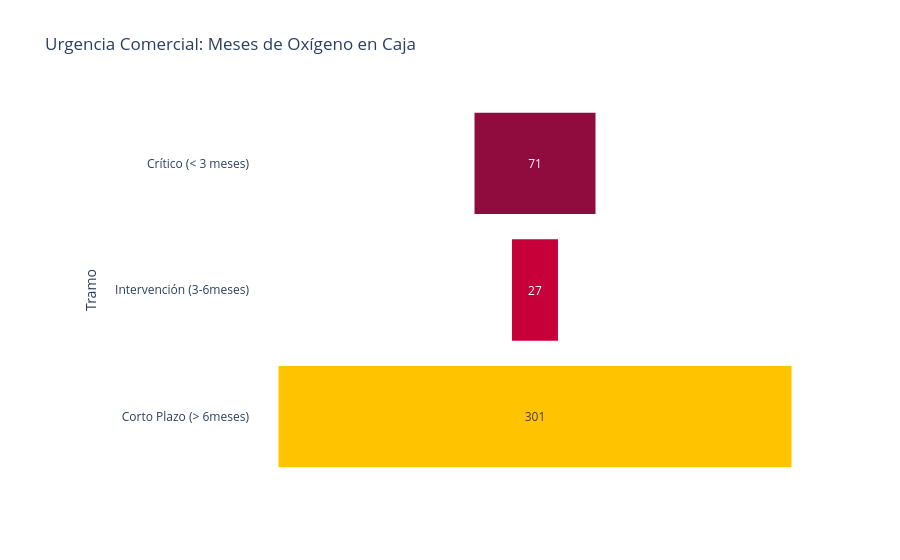

Source (notebook cell):
### Code cell
df_per = df[(df['Estado'] != '3. Sanas') & (df['Resultado del Ejercicio'] < 0)].copy()
df_per['Meses_Vida'] = (df_per['Tesorería'] / (abs(df_per['Resultado del Ejercicio']) / 12)).clip(0, 24)
df_per['Tramo'] = pd.cut( df_per['Meses_Vida'], bins=[-1, 3, 6, 24], labels=['Crítico (< 3 meses)', 'Intervención (3-6meses)', 'Corto Plazo (> 6meses)'])


df_f = (
    df_per['Tramo']
    .value_counts()
    .reset_index(name='Empresas')
    .rename(columns={'index': 'Tramo'})
    .sort_values('Tramo', ascending=False)
)

urgencia_comercial_graf = px.funnel(
    df_f,
    x='Empresas',
    y='Tramo',
    color='Tramo',
    color_discrete_map={
        'Crítico (< 3 meses)': "#900C3F",
        'Intervención (3-6meses)': "#C70039",
        'Corto Plazo (> 6meses)': "#FFC300"
    },
    title="Urgencia Comercial: Meses de Oxígeno en Caja"
)

urgencia_comercial_graf.update_layout(template="plotly_white", margin=dict(l=250), showlegend=False)
urgencia_comercial_graf.show()

### Figure 1 — Plotly figure (JSON) as saved in the notebook; plotly's stock layout.template omitted (floating-point values rounded to 4 significant figures)
{"data": [{"hovertemplate": "Tramo=%{y}<br>Empresas=%{x}<extra></extra>", "legendgroup": "Corto Plazo (> 6meses)", "marker": {"color": "#FFC300"}, "name": "Corto Plazo (> 6meses)", "orientation": "h", "showlegend": true, "type": "funnel", "x": [301], "xaxis": "x", "y": ["Corto Plazo (> 6meses)"], "yaxis": "y"}, {"hovertemplate": "Tramo=%{y}<br>Empresas=%{x}<extra></extra>", "legendgroup": "Intervención (3-6meses)", "marker": {"color": "#C70039"}, "name": "Intervención (3-6meses)", "orientation": "h", "showlegend": true, "type": "funnel", "x": [27], "xaxis": "x", "y": ["Intervención (3-6meses)"], "yaxis": "y"}, {"hovertemplate": "Tramo=%{y}<br>Empresas=%{x}<extra></extra>", "legendgroup": "Crítico (< 3 meses)", "marker": {"color": "#900C3F"}, "name": "Crítico (< 3 meses)", "orientation": "h", "showlegend": true, "type": "funnel", "x": [71], "xaxis": "x", "y": ["Crítico (< 3 meses)"], "yaxis": "y"}], "layout": {"legend": {"title": {"text": "Tramo"}, "tracegroupgap": 0}, "margin": {"l": 250}, "showlegend": false, "title": {"text": "Urgencia Comercial: Meses de Oxígeno en Caja"}, "xaxis": {"anchor": "y", "domain": [0, 1], "title": {"text": "Empresas"}}, "yaxis": {"anchor": "x", "categoryarray": ["Crítico (< 3 meses)", "Intervención (3-6meses)", "Corto Plazo (> 6meses)"], "categoryorder": "array", "domain": [0, 1], "title": {"text": "Tramo"}}}}
